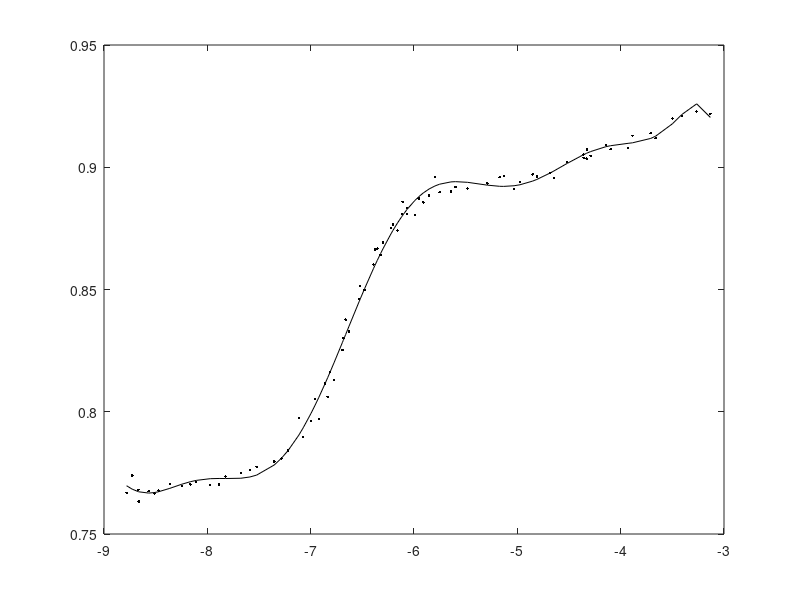

Write the MATLAB code that produced this figure.
% Example 12.2
% Computational Statistics Handbook with MATLAB, 2nd Edition
% Wendy L. and Angel R. Martinez


load filip
% This loads up two vectors: x and y.
[p1,s]=polyfit(x,y,1);
% Get the curve from this fit.
yhat1 = polyval(p1,x);
plot(x,y,'k.',x,yhat1,'k')

[p10,s]=polyfit(x,y,10);
% Get the curve from this fit.
yhat10 = polyval(p10,x);
plot(x,y,'k.',x,yhat10,'k')
